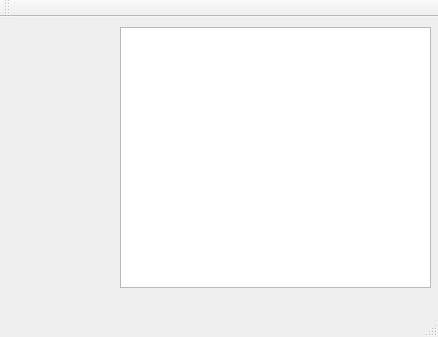
<?xml version="1.0" encoding="UTF-8"?>
<ui version="4.0">
 <class>MainWindow</class>
 <widget class="QMainWindow" name="MainWindow">
  <property name="geometry">
   <rect>
    <x>0</x>
    <y>0</y>
    <width>438</width>
    <height>337</height>
   </rect>
  </property>
  <property name="maximumSize">
   <size>
    <width>438</width>
    <height>337</height>
   </size>
  </property>
  <property name="windowTitle">
   <string>2001Speak</string>
  </property>
  <widget class="QWidget" name="centralWidget">
   <widget class="QLabel" name="label">
    <property name="geometry">
     <rect>
      <x>10</x>
      <y>-30</y>
      <width>101</width>
      <height>341</height>
     </rect>
    </property>
    <property name="text">
     <string/>
    </property>
    <property name="pixmap">
     <pixmap>halsml.png</pixmap>
    </property>
   </widget>
   <widget class="QTextBrowser" name="textBrowser">
    <property name="geometry">
     <rect>
      <x>120</x>
      <y>10</y>
      <width>311</width>
      <height>261</height>
     </rect>
    </property>
   </widget>
  </widget>
  <widget class="QMenuBar" name="menuBar">
   <property name="geometry">
    <rect>
     <x>0</x>
     <y>0</y>
     <width>438</width>
     <height>24</height>
    </rect>
   </property>
  </widget>
  <widget class="QToolBar" name="mainToolBar">
   <attribute name="toolBarArea">
    <enum>TopToolBarArea</enum>
   </attribute>
   <attribute name="toolBarBreak">
    <bool>false</bool>
   </attribute>
  </widget>
  <widget class="QStatusBar" name="statusBar"/>
 </widget>
 <layoutdefault spacing="6" margin="11"/>
 <resources/>
 <connections/>
</ui>
